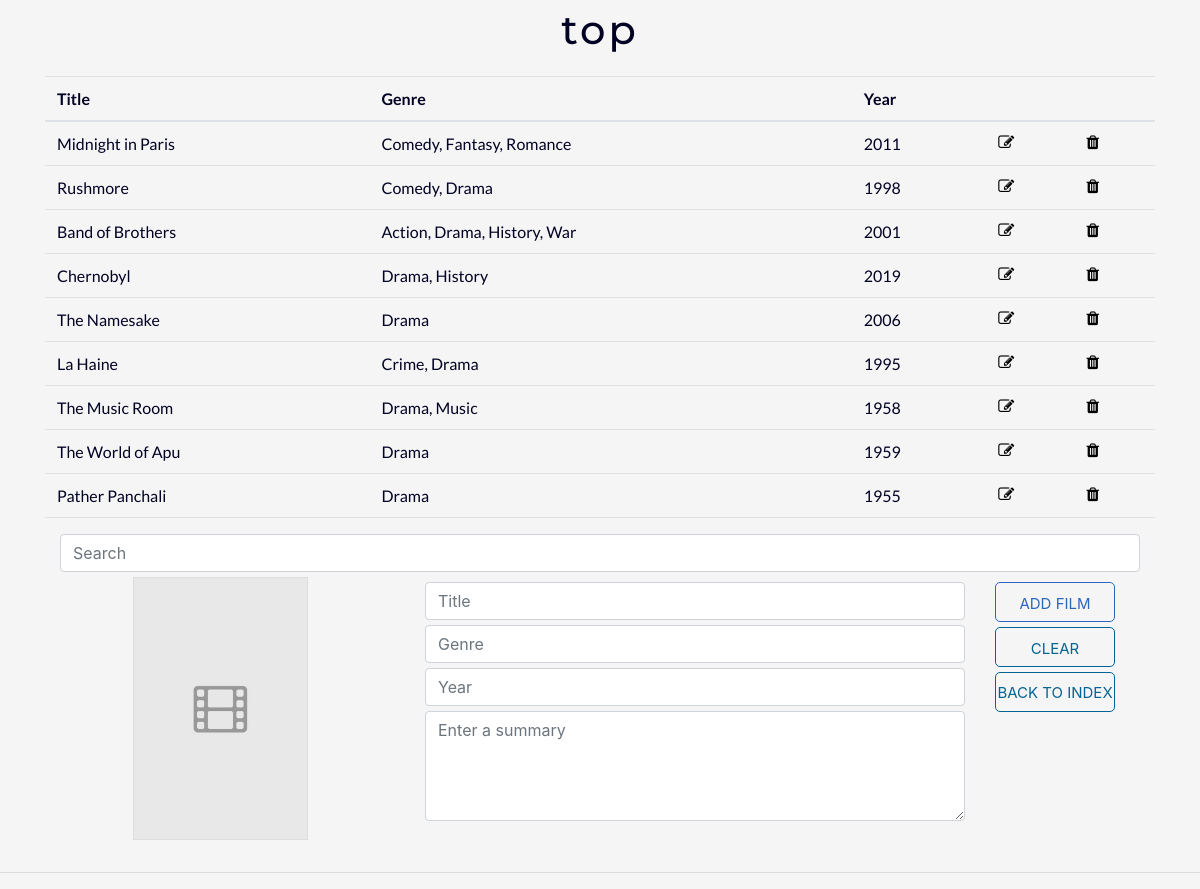
The app's page /8/ with its own data.
### collection/models.py (models this page shows, shortened)
class Shelf(models.Model):
    user = models.ForeignKey(settings.AUTH_USER_MODEL, on_delete = models.CASCADE, default = 1)
    shelf_name = models.CharField(max_length = 100)
    shelf_size = models.PositiveIntegerField(default = 0)

class Movie(models.Model):
    shelf = models.ForeignKey(Shelf, on_delete = models.CASCADE)
    movie_name = models.CharField(max_length = 100)
    movie_genre = models.CharField(max_length = 100)
    release_year = models.PositiveIntegerField(default = 2018)
    movie_summary = models.TextField()
    movie_poster = models.TextField(null = True)

### collection/views.py (the view)
# urls.py: path('<int:pk>/', views.DetailView.as_view(), name='detail'),
class DetailView(generic.DetailView):
    model = Shelf
    template_name='collection/detail.html'

### collection/templates/collection/detail.html (shortened to what this page needs)
{% extends 'base.html' %}
{% load staticfiles %}
{% block body %}
<div class="container color-navy">
    <div class="title">
        <p> {{ shelf.shelf_name }} </p>
    </div>
    <table class="table body-font color-navy">
        <thead>
            <th>Title</th>
            <th>Genre</th>
            <th>Year</th>
            <th></th>
            <th></th>
        </thead>
        <tbody>
            {% for movie in shelf.movie_set.all %}
            <tr>
                <td for="movie{{ forloop.counter }}">{{ movie.movie_name }}</td>
                <td for="movie{{ forloop.counter }}">{{ movie.movie_genre }}</td>
                <td for="movie{{ forloop.counter }}">{{ movie.release_year }}</td>
                <td title="Edit"><a href="{% url 'collection:update' shelf.id movie.id %}"class ="button-edit"><span class="fa fa-edit"></span></a></td>
                <td title="Delete"><a href="{% url 'collection:delete_film' shelf.id movie.id%}"class ="button-trash"><span class="fa fa-trash"></span></a></td>
            </tr>
            {% endfor %}
        </tbody>
    </table>
    <div class ="container">
        <input id = "search-text" class="form-control form-spacing" type="text" placeholder="Search">
    </div>
    <form class="row" action="{% url 'collection:add_film' shelf.id %}" method="post">
        <div class="col-sm-4 form-group">
            <img src = "{% static 'imgs/placeholder_poster.png' %}" id ="movie-poster"></img>
        </div>
        <div class="col-sm-6 form-group">
            <input required id = "form-title" class="form-control form-spacing" type="text" name="title" placeholder="Title">
            <input required id = "form-genre" class="form-control form-spacing" type="text" name="genre" placeholder="Genre">
            <input required data-placeholder="" id = "form-year" data-mask="9999" class="form-control form-spacing" type="text" min="0000" max="2050" name="year"
                placeholder="Year">
            <textarea rows="4" id = "form-plot" class="form-control form-spacing" type="text" name="summary" placeholder="Enter a summary"></textarea>
        </div>
        <div class="col-sm-2 form-group">
            <button class="button-yin form-spacing" type="submit"> ADD FILM </button>
            <button id ="reset-button" class="button-yang form-spacing" type="reset"> CLEAR </button>
            <a class="button-yang form-spacing" href="{% url 'collection:index' %}">BACK TO INDEX</a>
        </div>
    </form>
</div>
{% endblock %}

### collection/static/collection/style.css (style rules this page uses)
.color-navy { color: #000123; }
.body-font { font-family: 'Lato'; }
html { overflow-y: scroll !important; }
html body { background-color: whitesmoke; }
a { text-decoration: none !important; }
.title { font-family: 'Montserrat'; font-size: 40px; letter-spacing: 3px; font-weight: 450; margin: auto; width: 100%; text-align: center; }
.table tr:not(.summary) td { border: none !important; }
.table tbody tr { background-color: whitesmoke; color: #000123; transition: ease-in-out .3s; }
.button-trash { z-index: 100; border: none; background-color: transparent; color:black; cursor:pointer; }
.button-edit { z-index: 100; border: none; background-color: transparent; color:black; cursor:pointer; transition: ease-in-out .3s; }
.button-yin { font-style: normal; display: block; font-size: 15px; background-color: whitesmoke; color: #2b67bc; height: 40px; width: 120px; border-radius: 5px; border: 1px solid #2b67bc; text-align: center; line-height: 40px; transition: ease-in-out .3s; }
.button-yang { font-style: normal; display: block; font-size: 15px; background-color: whitesmoke; color: #006494; height: 40px; width: 120px; border-radius: 5px; border: 1px solid #006494; text-align: center; line-height: 40px; transition: ease-in-out .3s; }
#movie-poster { width: 50%; display: block; margin: auto; }
.form-spacing { margin-top: 5px; margin-bottom: 5px; }

### records on screen
Shelf: shelf_name "top"
Movie: movie_name "Midnight in Paris", movie_genre "Comedy, Fantasy, Romance", release_year "2011"
Movie: movie_name "Rushmore", movie_genre "Comedy, Drama", release_year "1998"
Movie: movie_name "Band of Brothers", movie_genre "Action, Drama, History, War", release_year "2001"
Movie: movie_name "Chernobyl", movie_genre "Drama, History", release_year "2019"
Movie: movie_name "The Namesake", movie_genre "Drama", release_year "2006"
Movie: movie_name "La Haine", movie_genre "Crime, Drama", release_year "1995"
Movie: movie_name "The Music Room", movie_genre "Drama, Music", release_year "1958"
Movie: movie_name "The World of Apu", movie_genre "Drama", release_year "1959"
Movie: movie_name "Pather Panchali", movie_genre "Drama", release_year "1955"
